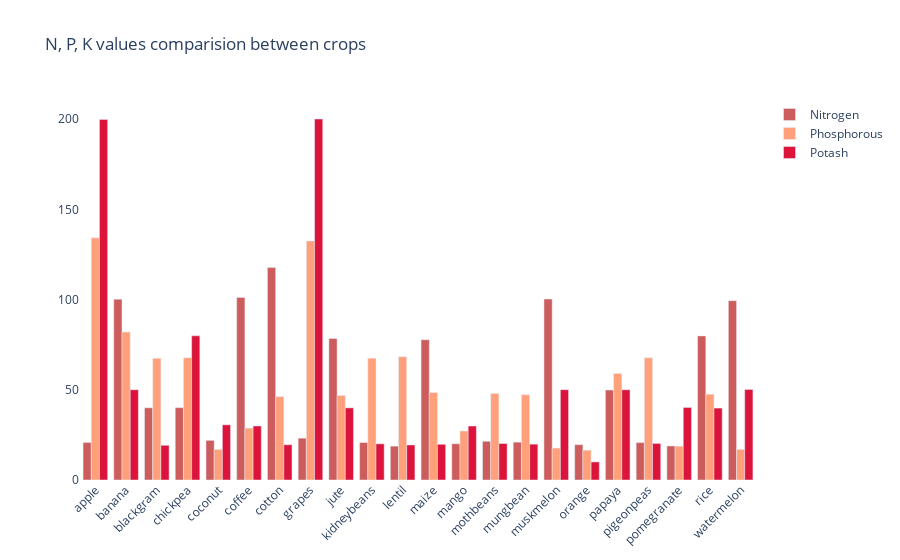

The code cell stored with this chart in its notebook:
### Code cell
fig = go.Figure()
fig.add_trace(go.Bar(
    x=crop_summary.index,
    y=crop_summary['N'],
    name='Nitrogen',
    marker_color='indianred'
))
fig.add_trace(go.Bar(
    x=crop_summary.index,
    y=crop_summary['P'],
    name='Phosphorous',
    marker_color='lightsalmon'
))
fig.add_trace(go.Bar(
    x=crop_summary.index,
    y=crop_summary['K'],
    name='Potash',
    marker_color='crimson'
))

fig.update_layout(title="N, P, K values comparision between crops",
                  plot_bgcolor='white',
                  barmode='group',
                  xaxis_tickangle=-45)

fig.show()

### Figure 1 — Plotly figure (JSON) as saved in the notebook; plotly's stock layout.template omitted (floating-point values rounded to 4 significant figures)
{"data": [{"marker": {"color": "indianred"}, "name": "Nitrogen", "type": "bar", "x": ["apple", "banana", "blackgram", "chickpea", "coconut", "coffee", "cotton", "grapes", "jute", "kidneybeans", "lentil", "maize", "mango", "mothbeans", "mungbean", "muskmelon", "orange", "papaya", "pigeonpeas", "pomegranate", "rice", "watermelon"], "y": [20.8, 100.2, 40.02, 40.09, 21.98, 101.2, 117.8, 23.18, 78.4, 20.75, 18.77, 77.76, 20.07, 21.44, 20.99, 100.3, 19.58, 49.88, 20.73, 18.87, 79.89, 99.42]}, {"marker": {"color": "lightsalmon"}, "name": "Phosphorous", "type": "bar", "x": ["apple", "banana", "blackgram", "chickpea", "coconut", "coffee", "cotton", "grapes", "jute", "kidneybeans", "lentil", "maize", "mango", "mothbeans", "mungbean", "muskmelon", "orange", "papaya", "pigeonpeas", "pomegranate", "rice", "watermelon"], "y": [134.2, 82.01, 67.47, 67.79, 16.93, 28.74, 46.24, 132.5, 46.86, 67.54, 68.36, 48.44, 27.18, 48.01, 47.28, 17.72, 16.55, 59.05, 67.73, 18.75, 47.58, 17]}, {"marker": {"color": "crimson"}, "name": "Potash", "type": "bar", "x": ["apple", "banana", "blackgram", "chickpea", "coconut", "coffee", "cotton", "grapes", "jute", "kidneybeans", "lentil", "maize", "mango", "mothbeans", "mungbean", "muskmelon", "orange", "papaya", "pigeonpeas", "pomegranate", "rice", "watermelon"], "y": [199.9, 50.05, 19.24, 79.92, 30.59, 29.94, 19.56, 200.1, 39.99, 20.05, 19.41, 19.79, 29.92, 20.23, 19.87, 50.08, 10.01, 50.04, 20.29, 40.21, 39.87, 50.22]}], "layout": {"barmode": "group", "plot_bgcolor": "white", "title": {"text": "N, P, K values comparision between crops"}, "xaxis": {"tickangle": -45}}}
